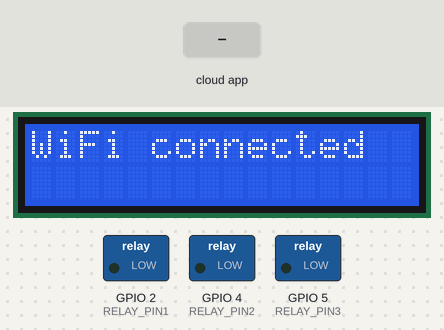
Bench run of a sketch on a simulated ESP8266 (NodeMCU). On the bench: 16×2 character LCD, switched loads named in the sketch (green lamp = pin HIGH). The test bench sets the inputs (shaded band). WiFi joins after 1.5 s; servers stay silent unless stated; what the sketch prints to the serial monitor is not drawn.

Above: at 5.3 s.
5.4 s: the phone or cloud app sets 62827593a6872f36392918de to 1
At 6.4 s:
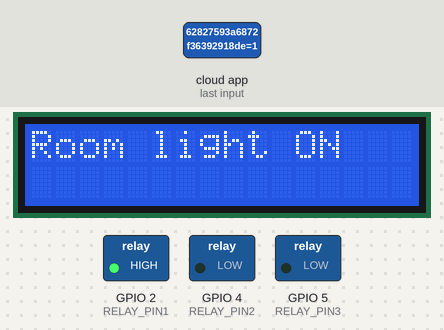
6.9 s: the phone or cloud app sets 6283eddd5322d5576ad0dd7e to 1
At 7.5 s:
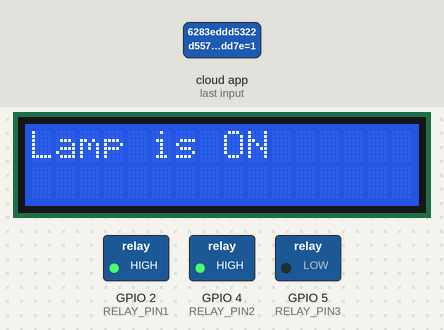
8.4 s: the phone or cloud app sets 62c7d8230aec232058f7d49b to 1
At 9.6 s:
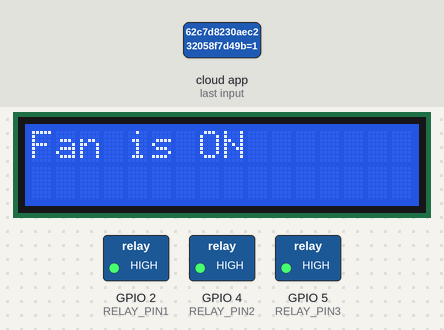
9.9 s: the phone or cloud app sets 62827593a6872f36392918de to 0
At 11.1 s:
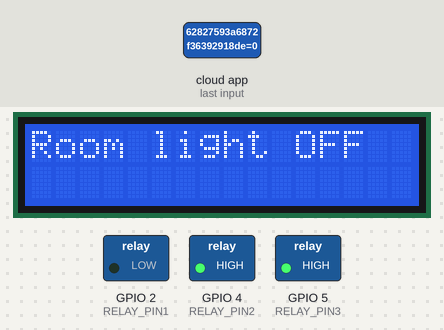
11.4 s: the phone or cloud app sets 6283eddd5322d5576ad0dd7e to 0
At 12.1 s:
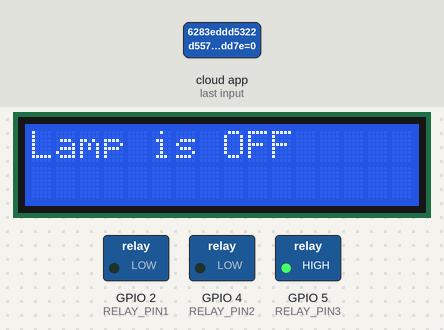
12.9 s: the phone or cloud app sets 62c7d8230aec232058f7d49b to 0
At 13.2 s:
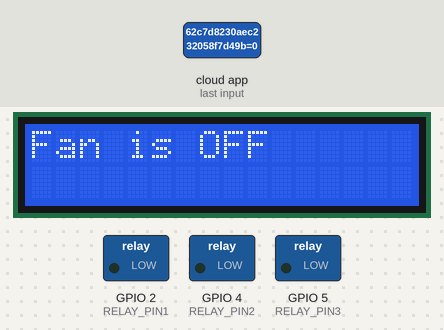
Timing chart, 0 to 15.4 s (numbered marks = the images above; inputs shaded):
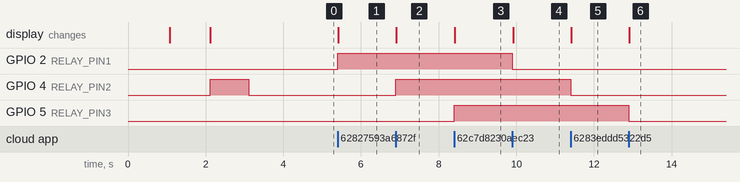

The sketch:

Economical_Home_Automation.ino
```cpp
#ifdef ENABLE_DEBUG
       #define DEBUG_ESP_PORT Serial
       #define NODEBUG_WEBSOCKETS
       #define NDEBUG
#endif

#include "SinricPro.h"
#include "SinricProSwitch.h"
#include "SinricProFanUS.h"
#include <LiquidCrystal_I2C.h>

#ifdef ESP32
       #include <WiFi.h>
#endif
#define WIFI_SSID         "graham"
#define WIFI_PASS         "12345678g"
#define APP_KEY           "e9b9c7af-2f6d-4eb6-a800-5a3c21633d00"
#define APP_SECRET        "ffc5df7e-ec04-4940-8b29-75f9084d6302-300dd879-3f30-4de5-a359-7b641ffc1bcc"
#define SWITCH_ID1         "62827593a6872f36392918de"
#define SWITCH_ID2        "6283eddd5322d5576ad0dd7e"
#define FAN_ID1           "62c7d8230aec232058f7d49b"
#define BAUD_RATE         115200                // Change baudrate to your need

#define RELAY_PIN1         2    //warm light               // Pin where the relay is connected (D5 = GPIO 14 on ESP8266)
#define RELAY_PIN2         4    //lamp shade
#define RELAY_PIN3         5    //fan

int lcdColumns = 16;
int lcdRows = 2;
LiquidCrystal_I2C lcd(0x27, lcdColumns, lcdRows);
String wifidis = "WiFi disconnect";
String wificon = "WiFi connected";
String bulb1off = "Room light OFF";
String bulb1on = "Room light ON";
String bulb2off = "Lamp is OFF";
String bulb2on = "Lamp is ON";
String fanoff = "Fan is OFF";
String fanon = "Fan is ON";

void initWiFi() {
  WiFi.mode(WIFI_STA);
  WiFi.begin(WIFI_SSID, WIFI_PASS);
  Serial.print("Connecting to WiFi ..");
  while (WiFi.status() != WL_CONNECTED) {
    Serial.print('.');
    delay(1000);
    lcd.setCursor(0, 0);
    lcd.print(wifidis);
  }
  Serial.println(WiFi.localIP());
  lcd.clear();
  lcd.setCursor(0, 0);
  lcd.print(wificon);
  digitalWrite(4,HIGH);
  delay(1000);
  digitalWrite(4,LOW);
  delay(1000);
}

bool onPowerState1(const String &deviceId1, bool &state1) {
  digitalWrite(RELAY_PIN1, state1);             // set pin state
  if (state1 == false){
    lcd.clear();
    lcd.setCursor(0,0);
    lcd.print(bulb1off);
    }else{ lcd.clear();
    lcd.setCursor(0,0);
    lcd.print(bulb1on);}
  return true;                                  // request handled properly
}
bool onPowerState2(const String &deviceId2, bool &state2){
  digitalWrite(RELAY_PIN2, state2);
  if (state2 == false){
    lcd.clear();
    lcd.setCursor(0,0);
    lcd.print(bulb2off);
    }else{ lcd.clear();
    lcd.setCursor(0,0);
    lcd.print(bulb2on);}
  return true;
}

bool onPowerState3(const String &deviceID3, bool &state3){
  digitalWrite(RELAY_PIN3, state3);
  if (state3 == false){
    lcd.clear();
    lcd.setCursor(0,0);
    lcd.print(fanoff);
    }else{ lcd.clear();
    lcd.setCursor(0,0);
    lcd.print(fanon);}
  return true;
}

void setup() {
  Serial.begin(115200);
  pinMode(RELAY_PIN1, OUTPUT);                 // set relay-pin to output mode
  pinMode(RELAY_PIN2, OUTPUT);
  pinMode(RELAY_PIN3, OUTPUT);
  lcd.init();
  lcd.backlight();
  initWiFi();

  SinricProSwitch& mySwitch1 = SinricPro[SWITCH_ID1];   // create new switch device
  SinricProSwitch& mySwitch2 = SinricPro[SWITCH_ID2];
  SinricProFanUS& myFan1 = SinricPro[FAN_ID1];
  mySwitch1.onPowerState(onPowerState1); // apply onPowerState callback
  mySwitch2.onPowerState(onPowerState2);
  myFan1.onPowerState(onPowerState3);
  SinricPro.begin(APP_KEY, APP_SECRET);               // start SinricPro
}

void loop() {
  SinricPro.handle();                         // handle SinricPro commands
}
```

Measured:
- after the input at 5.4 s, GPIO 2 (RELAY_PIN1): LOW → HIGH at once; the display: changes at once (image 1)
- after the input at 6.9 s, GPIO 4 (RELAY_PIN2): LOW → HIGH at once; the display: changes at once (image 2)
- after the input at 8.4 s, GPIO 5 (RELAY_PIN3): LOW → HIGH at once; the display: changes at once (image 3)
- after the input at 9.9 s, GPIO 2 (RELAY_PIN1): HIGH → LOW at once; the display: changes at once (image 4)
- after the input at 11.4 s, GPIO 4 (RELAY_PIN2): HIGH → LOW at once; the display: changes at once (image 5)
- after the input at 12.9 s, GPIO 5 (RELAY_PIN3): HIGH → LOW at once; the display: changes at once (image 6)
